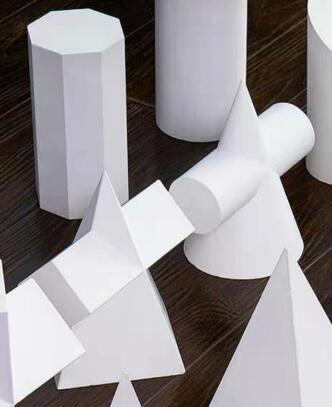
//> input picture jihetijubu.jpg, 332 x 407 px
$ ./demo   (built with g++ and OpenCV 4)
//> lines starting //> are read from the running program, lines starting //| are printed output that depends on the picture; after the words box and inside, x2 and y2 are one past the last pixel; in counts of white or black regions, pixels touching at a corner belong together
### detect_and_match.h
#include<stdio.h>
#include<opencv2/opencv.hpp>
#include <opencv2/xfeatures2d/nonfree.hpp>
#include<windows.h>
#include<iostream>
using namespace std;
using namespace cv;
//-----------------------------------【全局变量声明部分】--------------------------------------
//		描述：全局变量声明
//-----------------------------------------------------------------------------------------------
//Shi_Tomasi相关变量
Mat Left_Corner_srcImage, Left_Corner_graysrcImage;
Mat Right_Corner_srcImage, Right_Corner_graysrcImage;
int g_maxCornerNumber = 300;
int g_maxTrackbar_CornerNumber = 500;
int minDistance = 5;
int maxTrackbar_minDistance = 20;
//-----------------------------------【全局函数声明部分】--------------------------------------
//		描述：全局函数声明
//-----------------------------------------------------------------------------------------------
void on_FeatureDetector(int, void*);
void ShowHelpText();
void Resize_Input_Img(Mat& Img);
//-----------------------------------【ShowHelpText( )函数】----------------------------------
//          描述：输出一些帮助信息
//----------------------------------------------------------------------------------------------
void ShowHelpText()
{
	//输出欢迎信息和OpenCV版本
	printf("\n\n\t\t\t   当前使用的OpenCV版本为：" CV_VERSION);
	printf("\n\n  ----------------------------------------------------------------------------\n");
	//输出一些帮助信息
	printf("\n\n\n\t欢迎来到【Shi-Tomasi角点检测】示例程序\n");
	printf("\n\t请调整滑动条观察图像效果\n\n");
}

//-----------------------------------【on_FeatureDetector( )函数】--------------------------------
//		描述：特征提取的回调函数
//-----------------------------------------------------------------------------------------------
void on_FeatureDetector(int, void*)
{
	//-------------Shi-Tomasi角点检测部分---------------------------------------------------------------
	//【1】对变量小于等于1时的处理
	if (g_maxCornerNumber <= 1) { g_maxCornerNumber = 1; }

	//【2】Shi-Tomasi算法（goodFeaturesToTrack函数）的参数准备
	vector<Point2f> Left_Corners, Right_Corners;
	double qualityLevel = 0.01;//角点检测可接受的最小特征值
	int blockSize = 3;//计算导数自相关矩阵时指定的邻域范围
	double k = 0.04;//权重系数
	Mat Left_Copy = Left_Corner_srcImage.clone();	//复制源图像到一个临时变量中，作为感兴趣区域
	Mat Right_Copy = Right_Corner_srcImage.clone();

	//【3】进行Shi-Tomasi角点检测
	goodFeaturesToTrack(Left_Corner_graysrcImage,//输入图像
		Left_Corners,//检测到的角点的输出向量
		g_maxCornerNumber,//角点的最大数量
		qualityLevel,//角点检测可接受的最小特征值
		minDistance,//角点之间的最小距离
		Mat(),//感兴趣区域
		blockSize,//计算导数自相关矩阵时指定的邻域范围
		false,//不使用Harris角点检测
		k);//权重系数

	goodFeaturesToTrack(Right_Corner_graysrcImage,//输入图像
		Right_Corners,//检测到的角点的输出向量
		g_maxCornerNumber,//角点的最大数量
		qualityLevel,//角点检测可接受的最小特征值
		minDistance,//角点之间的最小距离
		Mat(),//感兴趣区域
		blockSize,//计算导数自相关矩阵时指定的邻域范围
		false,//不使用Harris角点检测
		k);//权重系数
    //【4】输出文字信息
	cout << "\t>此次检测到的左图角点数量为：" << Left_Corners.size() << endl;
	cout << "\t>此次检测到的右图角点数量为：" << Right_Corners.size() << endl;

	//【5】绘制检测到的角点
	int r = 4;
	for (int i = 0; i < Left_Corners.size(); i++)
	{
		//绘制出角点
		circle(Left_Copy, Left_Corners[i], r, Scalar(0, 255, 0), -1, 8, 0);
	}
	for (int i = 0; i < Right_Corners.size(); i++)
	{
		//绘制出角点
		circle(Right_Copy, Right_Corners[i], r, Scalar(0, 255, 0), -1, 8, 0);
	}
	//【6】显示（更新）窗口
	imshow("【角点检测结果左】", Left_Copy);
	imshow("【角点检测结果右】", Right_Copy);

	//【7】进行亚像素角点检测
	TermCriteria criteria = TermCriteria(TermCriteria::EPS + TermCriteria::MAX_ITER, 40, 0.001);
	cornerSubPix(Left_Corner_graysrcImage, Left_Corners, Size(5, 5), Size(-1, -1), criteria);
	cornerSubPix(Right_Corner_graysrcImage, Right_Corners, Size(5, 5), Size(-1, -1), criteria);
	vector<KeyPoint> Left_Keypoints, Right_Keypoints;

	//【8】将Point2f转化为KeyPoint类型
	KeyPoint::convert(Left_Corners, Left_Keypoints, 1, 1, 0, -1);
	KeyPoint::convert(Right_Corners, Right_Keypoints, 1, 1, 0, -1);

	//【9】用Sift算法进行特征向量生成，并用FLANN匹配器进行描述向量匹配
	Ptr<cv::xfeatures2d::SiftFeatureDetector> detector = cv::xfeatures2d::SiftFeatureDetector::create();
	Mat Left_Descriptors, Right_Descriptors;
	detector->detectAndCompute(Left_Corner_srcImage, Mat(), Left_Keypoints, Left_Descriptors, 1);
	detector->detectAndCompute(Right_Corner_srcImage, Mat(), Right_Keypoints, Right_Descriptors, 1);

	FlannBasedMatcher matcher;
	vector<DMatch> matches;
	matcher.match(Left_Descriptors, Right_Descriptors, matches);

	//计算最大和最小匹配误差，并筛选出好的匹配结果
	double max_dist = 0; double min_dist = 100;
	double avgerr = 0;
	for (int i = 0; i < Left_Descriptors.rows; i++)
	{
		avgerr += matches[i].distance;
		double dist = matches[i].distance;
		if (dist < min_dist) min_dist = dist;
		if (dist > max_dist) max_dist = dist;

	}
	avgerr = avgerr / Left_Descriptors.rows;
	cout << "Max distance:" << max_dist << endl;
	cout << "Min distance:" << min_dist << endl;
	cout << "Avg distance:" << avgerr << endl;
	vector<DMatch> good_matches;

	for (int i = 0; i < Left_Descriptors.rows; i++)
	{
		if (matches[i].distance < 0.8*avgerr)
		{
			good_matches.push_back(matches[i]);
		}

	}

	Mat img_matches;
	cv::drawMatches(Left_Corner_srcImage, Left_Keypoints,
		Right_Corner_srcImage, Right_Keypoints, good_matches,
		img_matches, Scalar::all(-1));
	imshow("【匹配结果】", img_matches);
	waitKey(0);
}

//-----------------------------------【Resize_Input_Img】--------------------------------
//		描述：将图像等比例缩小到最长边小于一定值
//-----------------------------------------------------------------------------------------------
void Resize_Input_Img(Mat& Img,int length)
{
	if (Img.cols> length || Img.rows>length)
	{
		int width, height;
		if (Img.cols > Img.rows)
			width = length, height = Img.rows * length / Img.cols;
		else
			height = length, width = Img.cols * length /Img.rows;
		resize(Img, Img, Size(width, height), 0, 0, INTER_LINEAR);
	}
}

### demo.cpp
#include<stdio.h>
#include<opencv2/opencv.hpp>
#include <opencv2/xfeatures2d/nonfree.hpp>
#include<windows.h>
#include<iostream>
#include"detect_and_match.h"
using namespace std;
using namespace cv;
//-----------------------------------【main( )函数】--------------------------------------------
//		描述：控制台应用程序的入口函数，我们的程序从这里开始
//-----------------------------------------------------------------------------------------------
int main()
{
	//改变console字体颜色
	system("color 2F");
	//显示欢迎语
	ShowHelpText();
	//读入图片

	Mat Left_Img = imread("jihetijubu.jpg");
//> Left_Img is the input picture: 407 rows x 332 cols, CV_8UC3; mean B, G, R 148.3, 146.4, 150.6
	Mat Right_Img = imread("jiheti.jpg");
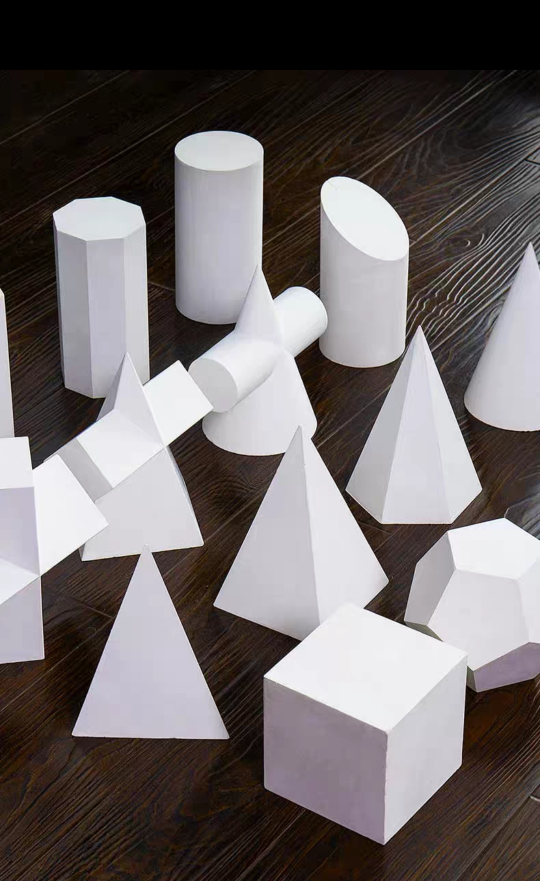
//> input picture jiheti.jpg, 1080 x 1762 px (shown at 1/2 size)
//> Right_Img is the input picture: 1762 rows x 1080 cols, CV_8UC3; mean B, G, R 103.2, 103.2, 109.4
	if (!Left_Img.data) { printf("Oh，no，读取左图像错误~！ \n"); waitKey(0); return false; }
	if (!Right_Img.data) { printf("Oh，no，读取右图像错误~！ \n"); waitKey(0); return false; }
	//将图像等比例缩小到最长边小于720
	Resize_Input_Img(Left_Img, 720);
	Resize_Input_Img(Right_Img, 720);
//> call 2 of Resize_Input_Img, with length = 720
//> in Resize_Input_Img (call 2), `resize(Img, Img, Size(width, height), 0, 0, INTER_LINEAR);`:
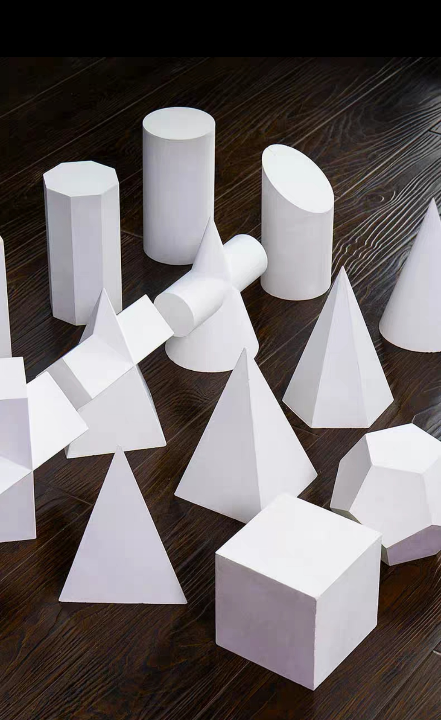
//> Img: 720 rows x 441 cols, CV_8UC3; mean B, G, R 103.2, 103.1, 109.4
	Left_Corner_srcImage = Left_Img.clone();
	Right_Corner_srcImage = Right_Img.clone();
	//将原图像转化为灰度图像，因为Shi-Tomasi都需要灰度图像作为输入
	cvtColor(Left_Corner_srcImage, Left_Corner_graysrcImage, COLOR_BGR2GRAY);
	cvtColor(Right_Corner_srcImage, Right_Corner_graysrcImage, COLOR_BGR2GRAY);
	namedWindow("【角点检测结果左】", CV_WINDOW_NORMAL);
	namedWindow("【匹配结果】", CV_WINDOW_NORMAL);
	//选择Shi_Tomasi角点检测算法参数的滑动条
	createTrackbar("最大角点数", "【角点检测结果左】", &g_maxCornerNumber, g_maxTrackbar_CornerNumber, on_FeatureDetector);
	createTrackbar("最小角点间距", "【角点检测结果左】", &minDistance, maxTrackbar_minDistance, on_FeatureDetector);
	on_FeatureDetector(0, 0);
//> in on_FeatureDetector, `goodFeaturesToTrack(Left_Corner_graysrcImage, Left_Corners, g_maxCorne..`: Left_Corners = 147 Points (x, y), first 12: [6, 293], [131, 381], [258, 115], [168, 190], [118, 382], [58, 388], [269, 277], [129, 199], [81, 219], [158, 180], [218, 140], [121, 205]
//> in on_FeatureDetector, `goodFeaturesToTrack(Right_Corner_graysrcImage, Right_Corners, g_maxCor..`: Right_Corners = 300 Points (x, y), first 12: [27, 382], [223, 243], [114, 453], [125, 452], [153, 302], [216, 552], [12, 356], [67, 457], [297, 496], [22, 357], [145, 295], [343, 266]
//| 	>此次检测到的左图角点数量为：147
//| 	>此次检测到的右图角点数量为：300
//> the loop in on_FeatureDetector, `for (int i = 0; i < Left_Corners.size(); i++)` made 147 passes
//> after the loop in on_FeatureDetector, `for (int i = 0; i < Left_Corners.size(); i++)`:
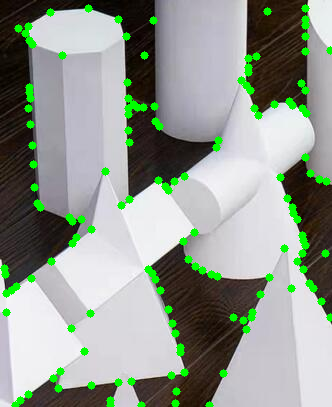
//> Left_Copy: 407 rows x 332 cols, CV_8UC3; 5.08% of pixels changed, all inside (x1, y1, x2, y2) = (0, 4, 332, 407)
//> after the loop in on_FeatureDetector, `for (int i = 0; i < Right_Corners.size(); i++)`:
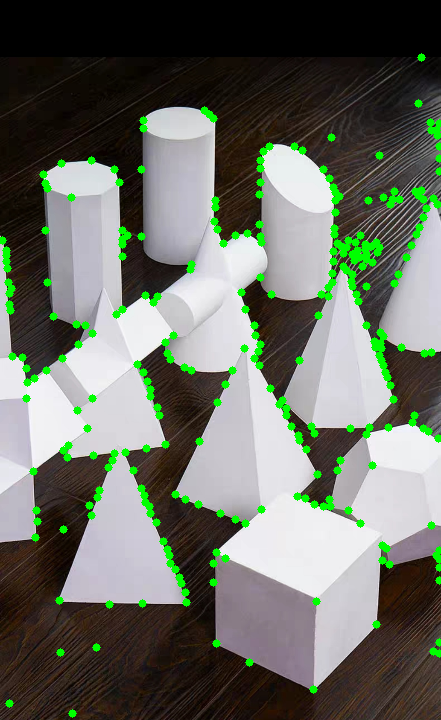
//> Right_Copy: 720 rows x 441 cols, CV_8UC3; 4.41% of pixels changed, all inside (x1, y1, x2, y2) = (0, 53, 441, 718)
//> in on_FeatureDetector, `cornerSubPix(Left_Corner_graysrcImage, Left_Corners, Size(5, 5), Size(..`: Left_Corners = 147 Points (x, y), first 12: [5.54, 293.7], [129.9, 380.3], [257.3, 116.1], [167.7, 191.2], [119, 381.6], [57.18, 389], [270.3, 275.2], [128.3, 200.4], [82.37, 217.9], [158.4, 178.6], [219.4, 139.7], [120.6, 206.6]
//> in on_FeatureDetector, `cornerSubPix(Right_Corner_graysrcImage, Right_Corners, Size(5, 5), Siz..`: Right_Corners = 300 Points (x, y), first 12: [25.96, 383.6], [222.6, 244.6], [114.4, 452.4], [123.2, 451.2], [152.5, 303.1], [214.8, 551.7], [11.58, 356.7], [66.37, 457.8], [296.3, 496.7], [22.36, 356.3], [145.4, 293.5], [342.4, 265]
//> in on_FeatureDetector, `KeyPoint::convert(Left_Corners, Left_Keypoints, 1, 1, 0, -1);`: Left_Keypoints = 147 keypoints; strongest (x, y, size): (6, 294, 1), (130, 380, 1), (257, 116, 1), (168, 191, 1)
//> in on_FeatureDetector, `KeyPoint::convert(Right_Corners, Right_Keypoints, 1, 1, 0, -1);`: Right_Keypoints = 300 keypoints; strongest (x, y, size): (26, 384, 1), (223, 245, 1), (114, 452, 1), (123, 451, 1)
//> in on_FeatureDetector, `matcher.match(Left_Descriptors, Right_Descriptors, matches);`: matches = 147 matches
//> the loop in on_FeatureDetector, `for (int i = 0; i < Left_Descriptors.rows; i++)` made 147 passes
//> (avgerr, dist, max_dist) on passes 1, 3, 7, 8, 17: (124.2, 124.2, 124.2), (355.1, 173.6, 173.6), (758.4, 182, 182), (1004.9, 246.5, 246.5), (2417, 418.5, 418.5)
//> (avgerr, dist, min_dist) on passes 2, 4, 10, 44, 48: (181.5, 57.31, 57.31), (397.9, 42.83, 42.83), (1089.6, 30.41, 30.41), (5711.2, 25.53, 25.53), (5935.7, 24.37, 24.37)
//> after the loop in on_FeatureDetector, `for (int i = 0; i < Left_Descriptors.rows; i++)`: avgerr = 17988.3; min_dist = 18.17; max_dist = 470.7
//> in on_FeatureDetector, `avgerr = avgerr / Left_Descriptors.rows;`: avgerr = 122.4
//| Max distance:470.746
//| Min distance:18.1659
//| Avg distance:122.369
//> after the loop in on_FeatureDetector, `for (int i = 0; i < Left_Descriptors.rows; i++)`: good_matches = 81 matches
//> in on_FeatureDetector, `cv::drawMatches(Left_Corner_srcImage, Left_Keypoints, Right_Corner_src..`:
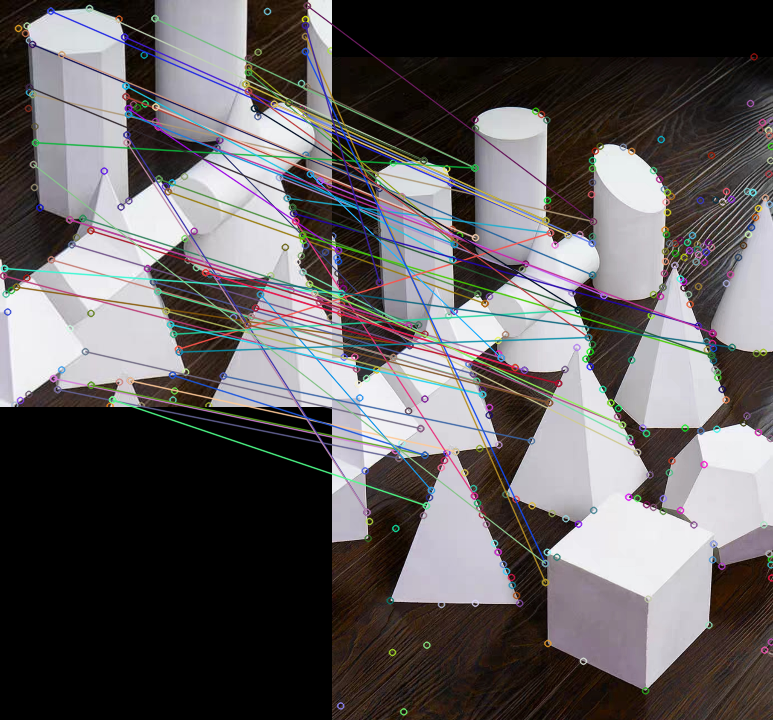
//> img_matches: 720 rows x 773 cols, CV_8UC3; mean B, G, R 95.2, 94.1, 98
	waitKey(0);
	return 0;
}
